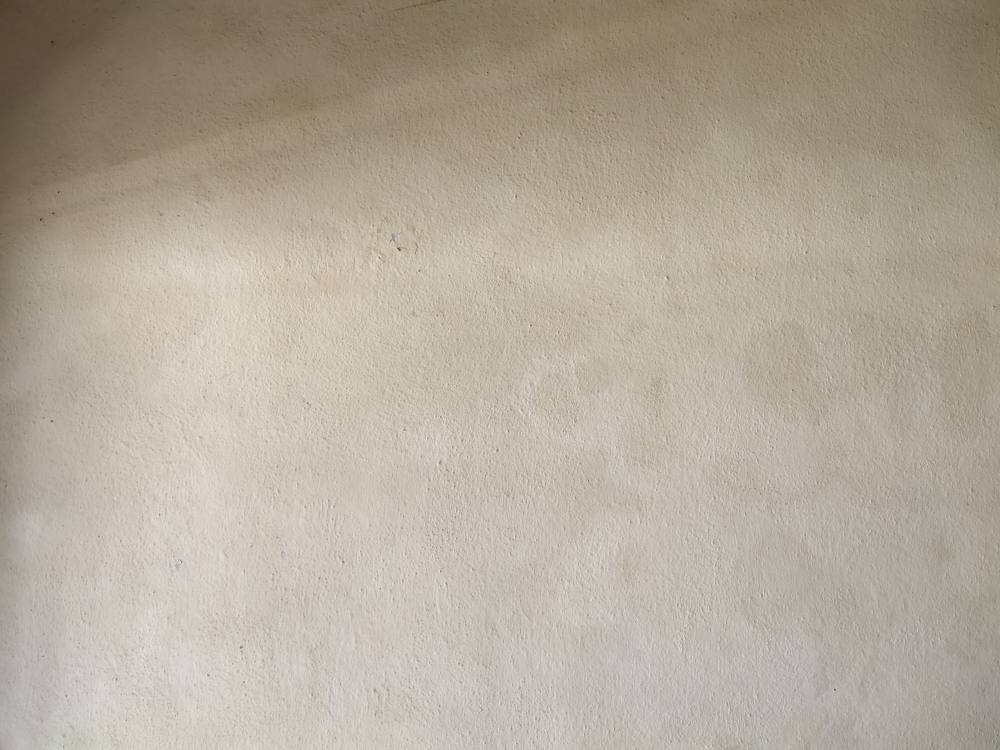
#> input picture Assignment-2/Wall.jpg, 4000 x 3000 px (shown at 1/4 size)
$ jupyter execute CV_Assignment2.ipynb   (older library calls are emulated)
#> lines starting #> are read from the running program, lines starting #| are printed output that depends on the picture; after the words box and inside, x2 and y2 are one past the last pixel; in counts of white or black regions, pixels touching at a corner belong together
[cell 1]
import cv2

[cell 2]
wall = cv2.imread("Wall.jpg", 0)
#> wall: shape (3000, 4000); min 18, max 245, mean 170.8

cv2.imshow("Wall",wall)
cv2.waitKey(0)
cv2.destroyAllWindows()

# Edge using Sobel

[cell 3]
import numpy as np

sobelx_wall = cv2.Sobel(wall, cv2.CV_64F, 1, 0, ksize=9)
sobely_wall = cv2.Sobel(wall, cv2.CV_64F, 0, 1, ksize=9)

abssobelx = cv2.convertScaleAbs(sobelx_wall)
abssobely = cv2.convertScaleAbs(sobely_wall)

final_org = cv2.resize(wall, (960, 540))
final_x = cv2.resize(sobelx_wall, (960, 540))
final_y = cv2.resize(sobely_wall, (960, 540))

final_wall = cv2.addWeighted(sobelx_wall, 0.5, sobely_wall, 0.5, 0);
# final_wall = cv2.addWeighted(abssobelx, 0.5, abssobely, 0.5, 0);

# final_wall_1 = cv2.Sobel(wall, cv2.CV_64F, 1, 1, ksize=9)
gradient_magnitude = np.sqrt(np.square(sobelx_wall) + np.square(sobely_wall))

gradient_magnitude *= 255.0 / gradient_magnitude.max()


# final = np.hstack((wall, sobelx, sobely))

# final_b = cv2.resize(final, (960, 540))

cv2.imshow("Original", final_org)
cv2.imshow("Sobel_x", sobelx_wall)
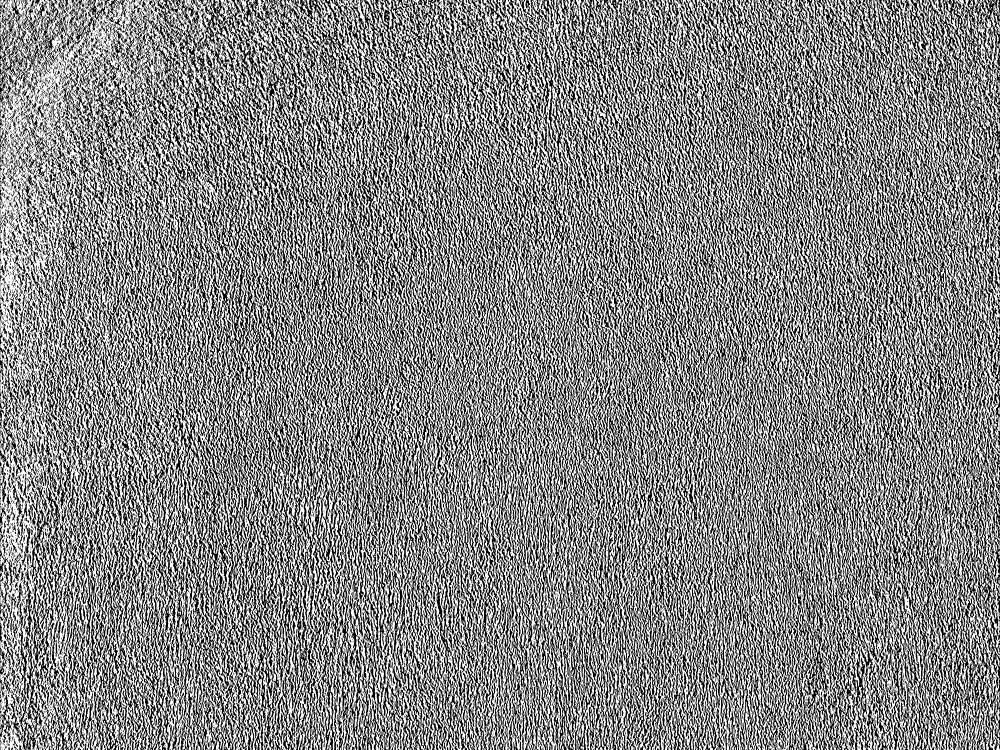
#> window 'Sobel_x': shape (3000, 4000) (shown at 1/4 size); 52.1% white; 16308 black regions (8735 under 20 px), largest, box (x1, y1, x2, y2) and area: (693, 0, 1639, 2534) 363302, (1606, 0, 2656, 2411) 350355, (665, 1344, 1299, 3000) 270193
cv2.imshow("Sobel_y", sobely_wall)
cv2.imshow("Sobel", final_wall)
cv2.imshow("gradient", gradient_magnitude)
# cv2.imshow("Sobel1", final_wall_1)
cv2.waitKey(0)
cv2.destroyAllWindows()

[cell 4]
unique, counts = np.unique(final_wall, return_counts=True)

print(unique, counts)
#> (printed output is left out)

[cell 5]
from matplotlib import pyplot as plt

plt.subplot(1,3,1),plt.imshow(wall, 'gray')
plt.title('Original'), plt.xticks([]), plt.yticks([])
plt.subplot(1,3,2),plt.imshow(sobelx_wall,cmap='gray')
plt.title('sobelx'), plt.xticks([]), plt.yticks([])
plt.subplot(1,3,3),plt.imshow(sobely_wall,cmap='gray')
plt.title('sobely'), plt.xticks([]), plt.yticks([])

[cell 6]
grad = cv2.addWeighted(sobelx_wall, 0.5, sobely_wall, 0.5, 0);

cv2.imshow("edge", grad)
cv2.waitKey(0)
cv2.destroyAllWindows()

[cell 7]
tree = cv2.imread("Tree.jpg", 0)
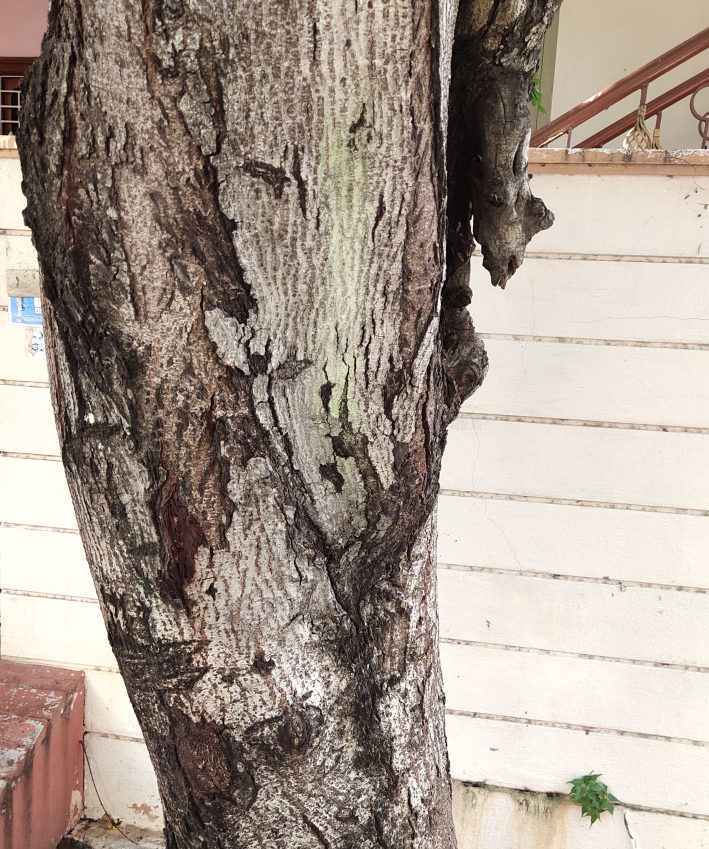
#> input picture Assignment-2/Tree.jpg, 2836 x 3396 px (shown at 1/4 size)
#> tree: shape (3396, 2836); min 0, max 255, mean 154.6

sobelx_tree = cv2.Sobel(tree, cv2.CV_64F, 1, 0, ksize=9)
sobely_tree = cv2.Sobel(tree, cv2.CV_64F, 0, 1, ksize=9)
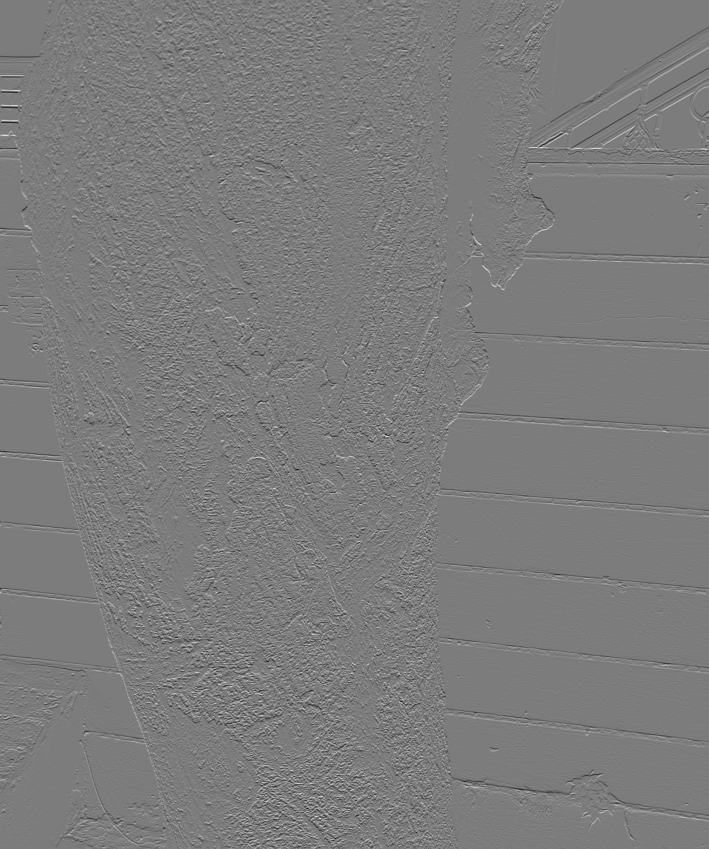
#> sobely_tree: shape (3396, 2836) float64 (shown at 1/4 size); min -1703296, max 1785476, mean 160.9; drawn with min black and max white

final_org = cv2.resize(tree, (960, 540))
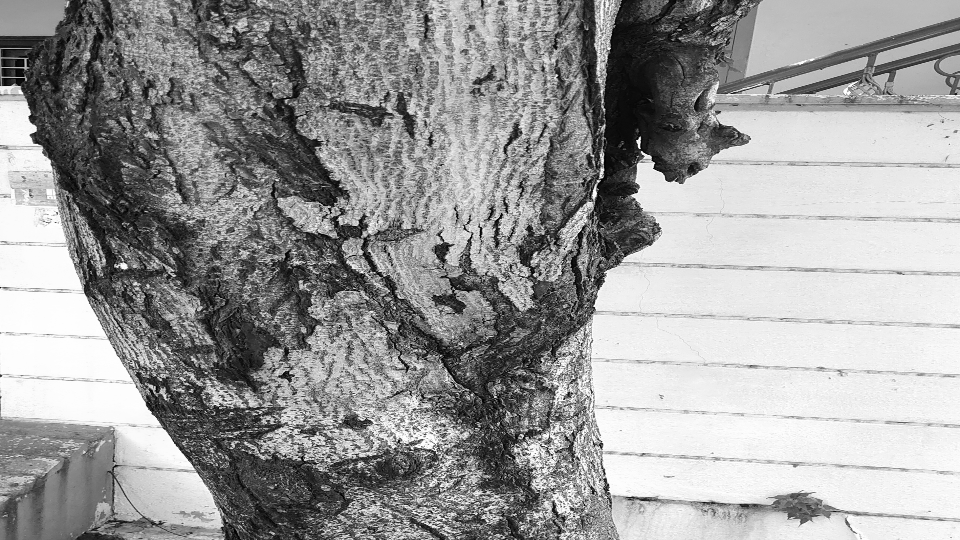
#> final_org: shape (540, 960); min 0, max 255, mean 154.5
final_x = cv2.resize(sobelx_tree, (960, 540))
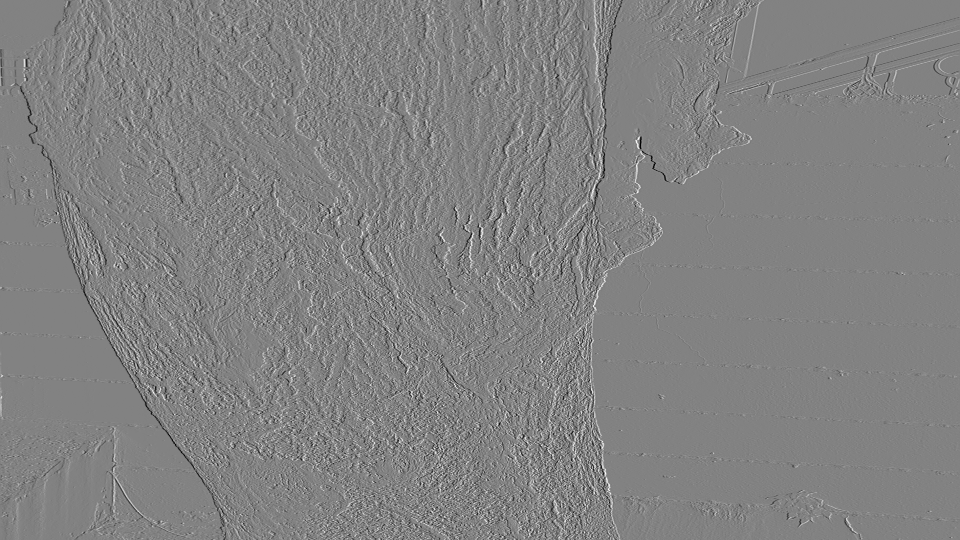
#> final_x: shape (540, 960) float64; min -1836249.5, max 1756517.3, mean 307.1; drawn with min black and max white
final_y = cv2.resize(sobely_tree, (960, 540))

final_tree = cv2.addWeighted(sobelx_tree, 0.5, sobely_tree, 0.5, 0)

cv2.imshow("Original", final_org)
cv2.imshow("Sobel_x", final_x)
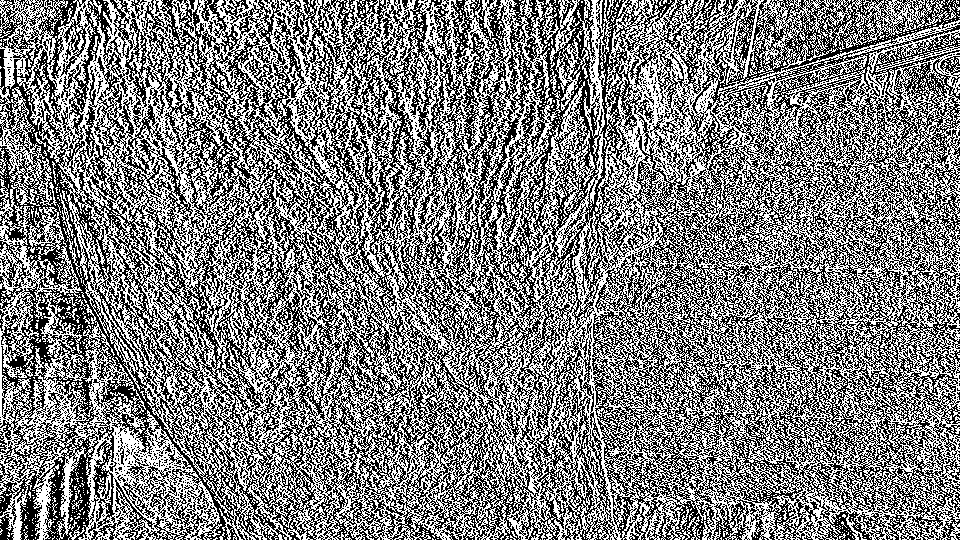
#> window 'Sobel_x': shape (540, 960); min 0, max 255, mean 127
cv2.imshow("Sobel_y", final_y)
cv2.imshow("Sobel", final_tree)
cv2.waitKey(0)
cv2.destroyAllWindows()

# Applying Gaussinan filter for wall

[cell 8]
wall_gau1 = cv2.GaussianBlur(wall, (7,7), 0)

sobelx = cv2.Sobel(wall_gau1, cv2.CV_64F, 1, 0, ksize=9)
sobely = cv2.Sobel(wall_gau1, cv2.CV_64F, 0, 1, ksize=9)

# final_org = cv2.resize(wall_gau1, (960, 540))
final_x = cv2.resize(sobelx, (960, 540))
final_y = cv2.resize(sobely, (960, 540))

final = cv2.addWeighted(sobelx, 0.5, sobely, 0.5, 0)

# cv2.imshow("Original", wall)
# cv2.imshow("Gaussian wall", wall_gau1)
cv2.imshow("Sobel_x_org", sobelx_wall)
cv2.imshow("Sobel_y_org", sobely_wall)
cv2.imshow("Sobel_org", final_wall)
cv2.imshow("Sobel_x", sobelx)
cv2.imshow("Sobel_y", sobely)
cv2.imshow("Sobel", final)
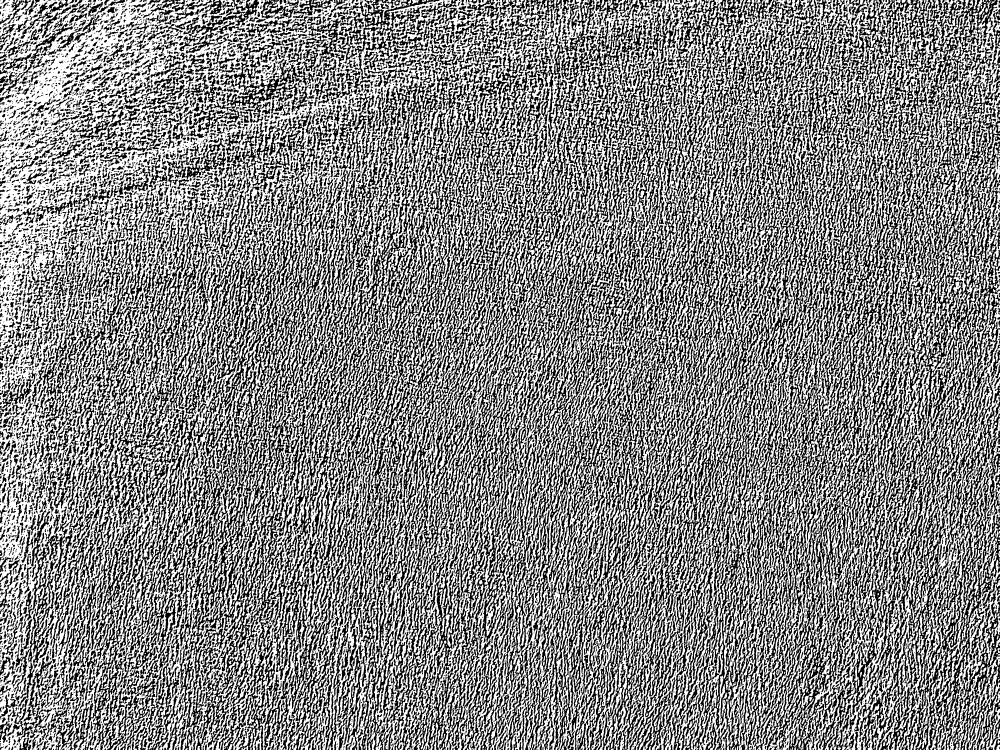
#> window 'Sobel': shape (3000, 4000) (shown at 1/4 size); 52.4% white; 10181 black regions (3922 under 20 px), largest, box (x1, y1, x2, y2) and area: (341, 0, 3308, 3000) 2069203, (2406, 0, 4000, 3000) 1372606, (435, 1353, 786, 2100) 37175
cv2.waitKey(0)
cv2.destroyAllWindows()

[cell 9]
from matplotlib import pyplot as plt

plt.subplot(2,3,1),plt.imshow(wall, 'gray')
plt.title('Original'), plt.xticks([]), plt.yticks([])
plt.subplot(2,3,2),plt.imshow(wall_gau1, 'gray')
plt.title('Gaussian'), plt.xticks([]), plt.yticks([])
plt.subplot(2,3,3),plt.imshow(sobelx,cmap='gray')
plt.title('sobelx'), plt.xticks([]), plt.yticks([])
plt.subplot(2,3,4),plt.imshow(sobely,cmap='gray')
plt.title('sobely'), plt.xticks([]), plt.yticks([])
plt.subplot(2,3,5),plt.imshow(final, 'gray')
plt.title('Sobel'), plt.xticks([]), plt.yticks([])

[cell 10]
wall_gau2 = cv2.GaussianBlur(wall, (9,9), 0)

sobelx = cv2.Sobel(wall_gau2, cv2.CV_64F, 1, 0, ksize=9)
sobely = cv2.Sobel(wall_gau2, cv2.CV_64F, 0, 1, ksize=9)

# final_org = cv2.resize(wall_gau1, (960, 540))
final_x = cv2.resize(sobelx, (960, 540))
final_y = cv2.resize(sobely, (960, 540))

final = cv2.addWeighted(sobelx, 0.5, sobely, 0.5, 0)

# cv2.imshow("Original", wall)
# cv2.imshow("Gaussian wall", wall_gau2)
cv2.imshow("Sobel_x_org", sobelx_wall)
cv2.imshow("Sobel_y_org", sobely_wall)
cv2.imshow("Sobel_org", final_wall)
cv2.imshow("Sobel_x", sobelx)
cv2.imshow("Sobel_y", sobely)
cv2.imshow("Sobel", final)
cv2.waitKey(0)
cv2.destroyAllWindows()

[cell 11]
wall_gau3 = cv2.GaussianBlur(wall, (11,11), 0)

sobelx = cv2.Sobel(wall_gau3, cv2.CV_64F, 1, 0, ksize=9)
sobely = cv2.Sobel(wall_gau3, cv2.CV_64F, 0, 1, ksize=9)

# final_org = cv2.resize(wall_gau1, (960, 540))
final_x = cv2.resize(sobelx, (960, 540))
final_y = cv2.resize(sobely, (960, 540))

final = cv2.addWeighted(sobelx, 0.5, sobely, 0.5, 0)

# cv2.imshow("Original", wall)
# cv2.imshow("Gaussian wall", wall_gau3)
cv2.imshow("Sobel_x_org", sobelx_wall)
cv2.imshow("Sobel_y_org", sobely_wall)
cv2.imshow("Sobel_org", final_wall)
cv2.imshow("Sobel_x", sobelx)
cv2.imshow("Sobel_y", sobely)
cv2.imshow("Sobel", final)
cv2.waitKey(0)
cv2.destroyAllWindows()
